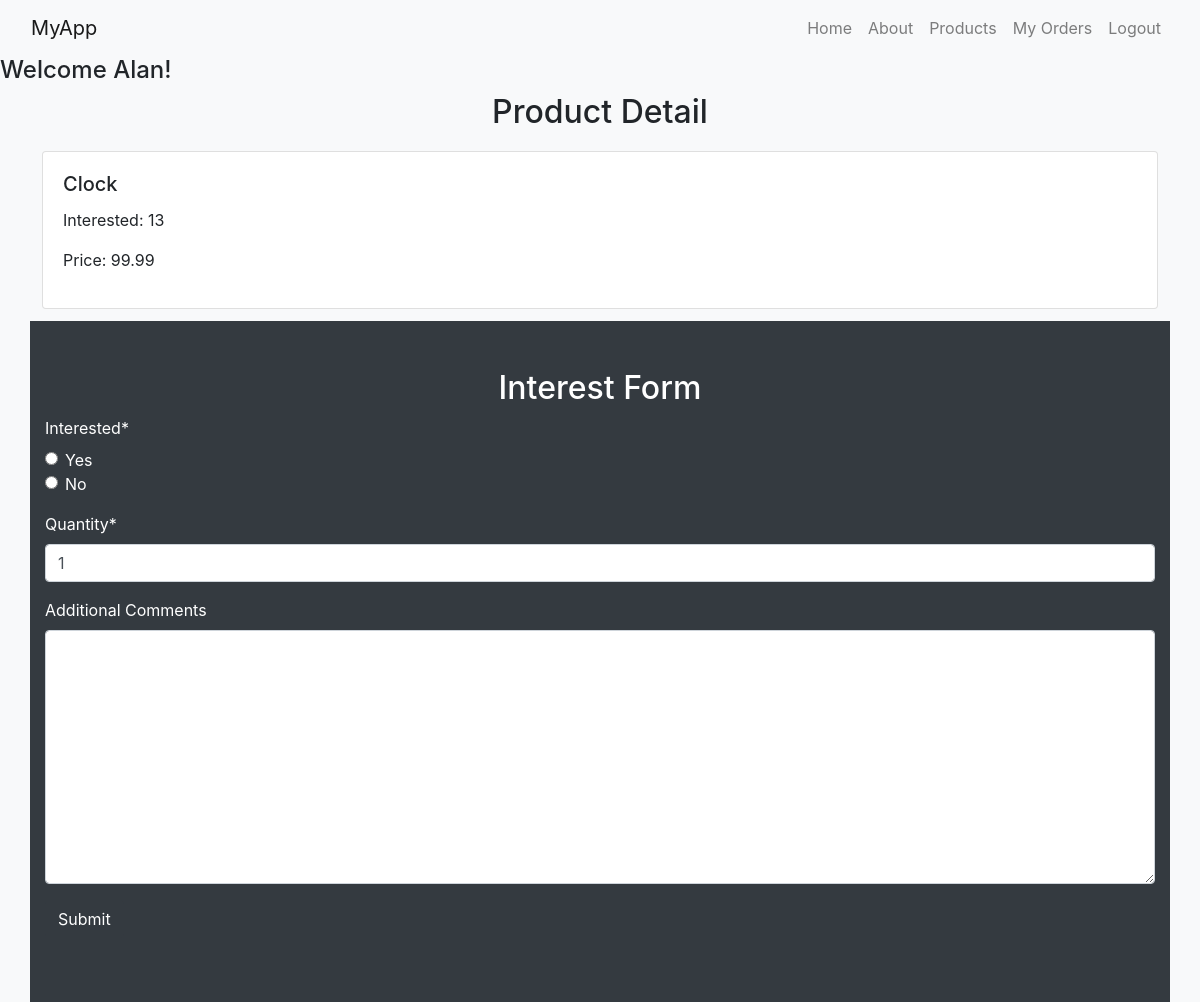
The app's page /myapp/products/1/ (signed in) with its own data.
### myapp/models.py (models this page shows, shortened)
class Product(models.Model):
    category = models.ForeignKey(Category, related_name='products', on_delete=models.CASCADE)
    name = models.CharField(max_length=200)
    price = models.DecimalField(max_digits=10, decimal_places=2)
    stock = models.PositiveIntegerField(default=100, validators=[MinValueValidator(0), MaxValueValidator(1000)])
    available = models.BooleanField(default=True)
    description = models.TextField(blank=True)
    interested = models.PositiveIntegerField(default=0)

### myapp/views.py (the view)
# urls.py: path(r'products/<int:prod_id>/', views.product_detail, name='product_detail'),
@login_required(login_url='/myapp/login/')
def product_detail(request, prod_id):
    product = get_object_or_404(Product, id=prod_id)
    print("prod det")
    if request.method == 'POST':
        form = InterestForm(request.POST)
        if form.is_valid():
            form_prod = form.cleaned_data
            if form_prod["interested"] == "1":
                product.interested = product.interested + 1
                product.save()
                return HttpResponseRedirect('/myapp/')
    else:
        form = InterestForm()
    return render(request, 'myapp/product_detail.html', {'form': form, 'product': product})

### myapp/forms.py
class InterestForm(forms.Form):
    CHOICES_INT = (
        ("1", "Yes"),
        ("0", "No"),
    )
    interested = forms.ChoiceField(choices=CHOICES_INT, widget=forms.RadioSelect)
    quantity = forms.IntegerField(min_value=1, initial=1)
    comments = forms.CharField(widget=forms.Textarea, required=False, label='Additional Comments')

### myapp/templates/myapp/product_detail.html (shortened to what this page needs)
<head>
    <link rel="stylesheet" href="https://stackpath.bootstrapcdn.com/bootstrap/4.4.1/css/bootstrap.min.css"
>
</head>
{% extends 'myapp/base.html' %}
{% block body_block %}
    {% load crispy_forms_tags %}
    <h2 class="text-center">Product Detail</h2>
    {% if product.stock > 0 %}
        <div class="container" style="padding: 1%">
            <div class="card">
                <div class="card-body">
                    <h5 class="card-title">{{ product.name }}
                    </h5>
                    <p>Interested: {{ product.interested }}</p>
                    <p>Price: {{ product.price }}</p>
                </div>
            </div>
        </div>
        <div class="container btn-dark py-5">
            <h2 class="text-center"> Interest Form</h2>
            <form action="/myapp/products/{{ product.id }}/" method="post">
                {{ form|crispy }}
                <button class="btn btn-dark" type="submit">Submit</button>
            </form>
        </div>
    {% else %}
        <strong>This product is not available!</strong>
    {% endif %}
{% endblock %}

### myapp/templates/myapp/base.html (shortened to what this page needs)
<!DOCTYPE html>
{% load static %}
<html>
<head>
    <link rel="stylesheet" href="https://stackpath.bootstrapcdn.com/bootstrap/4.4.1/css/bootstrap.min.css"
>
    <link rel="stylesheet" type="text/css" href="{% static 'myapp/style.css' %}"/>
</head>
<body>
<nav class="navbar navbar-expand-lg navbar-light bg-light">
    <div class="container-fluid">
        <a class="navbar-brand" href="#">MyApp</a>
        <div class="collapse navbar-collapse" id="navbarNavAltMarkup">
            <div class="navbar-nav ml-auto">
                {% if user.is_authenticated %}
                    <a class="nav-link" href="{% url 'myapp:index' %}">Home</a>
                    <a class="nav-link" href="{% url 'myapp:about' %}">About</a>
                    <a class="nav-link" href="{% url 'myapp:products' %}">Products</a>
                    <a class="nav-link" href="{% url 'myapp:myorders' %}">My Orders</a>
                    <a class="nav-link" href="{% url 'myapp:logout' %}">Logout</a>
                {% endif %}
            </div>
        </div>
    </div>
</nav>
<div class="btn-light">
    {% block content %}
        {% if user.is_authenticated %}
            <h4>{% block myhdg %} Welcome {{ user.first_name }}! {% endblock %}</h4>
        {% endif %}
        {% block body_block %}*** {% endblock %}
    {% endblock %}
</div>
</body>
</html>

### records on screen
Product: name "Clock", interested "13", price "99.99"

### other values on screen
{{ user.first_name }} "Alan"
